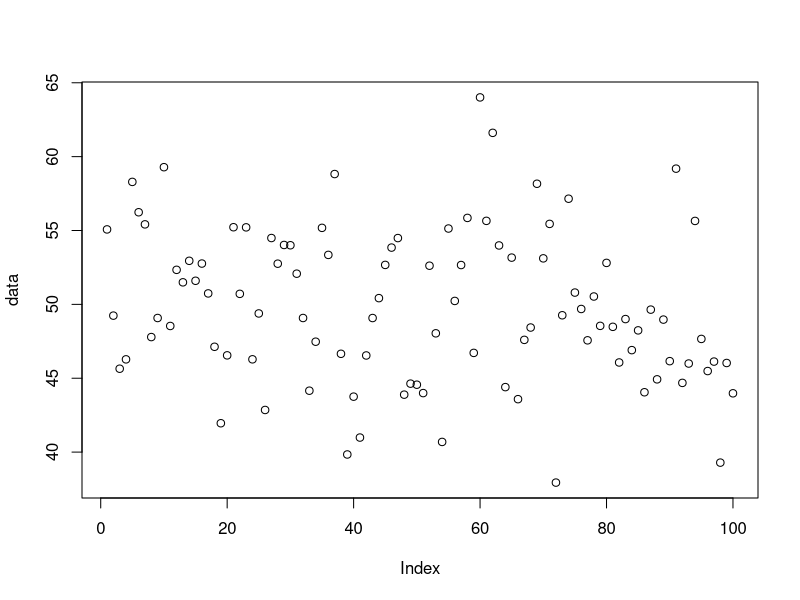
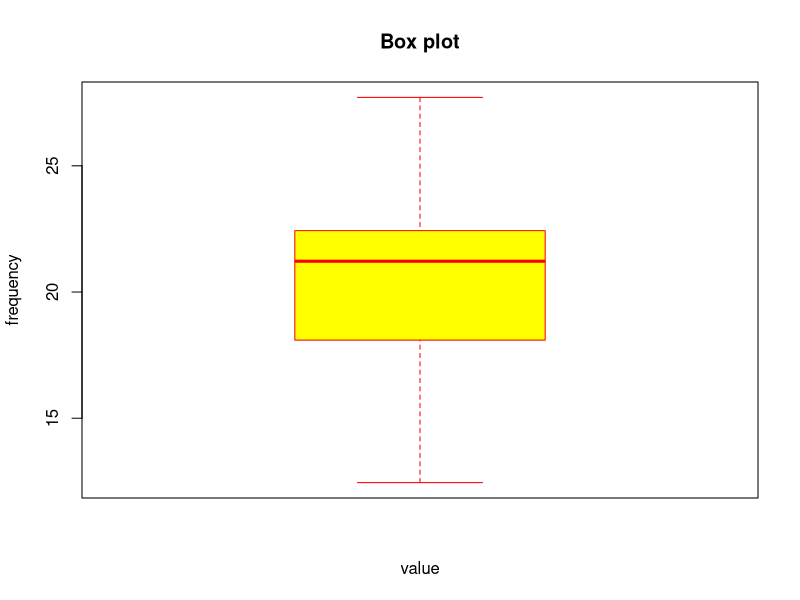

These figures' R source, in order:
# To create the standardize z-scores
data <- c(3,4,5,10,15,20)
a <- mean(data)
b <- sd(data)
z <- (data - a)/b
print(z)

#create 1000 random number whose mean is 10 and SD is 5,and in Normal Distribution
# print z score of the random data
data <- (rnorm(100, mean=50, sd=5))
print(data)
plot(data)
# to derive summary statistic
data <- c(3,4,5,10,15,20,30,40)
summary(data)

value <-rnorm(50, mean = 20, sd= 3)
summary(value)
boxplot(value,main='Box plot',xlab = 'value', ylab ='frequency', col = 'yellow', border = 'red' )